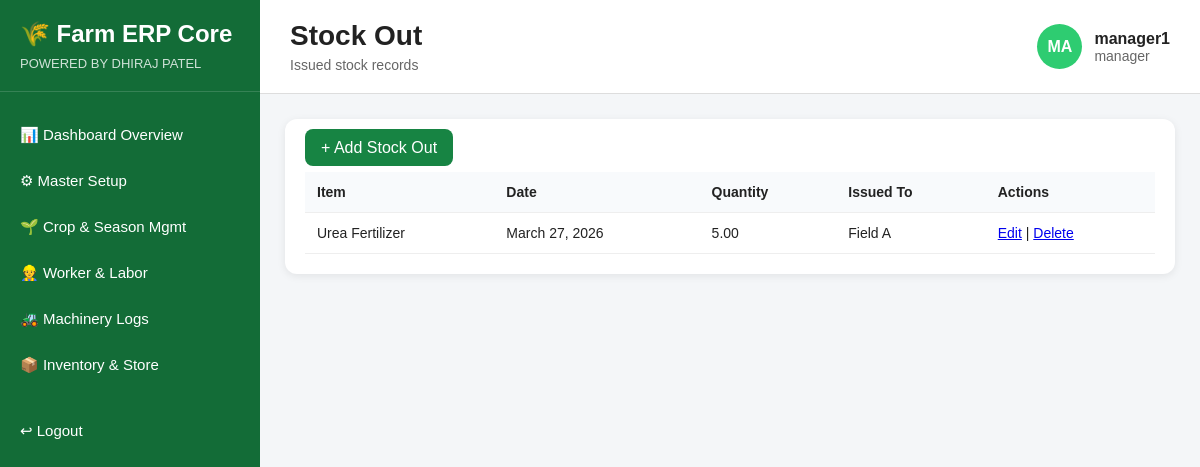
/inventory/stock-out/ (signed in), run on the app's committed database.
### accounts/models.py (models this page shows, shortened)
class User(AbstractUser):
    ROLE_CHOICES = (
        ('admin', 'Admin'),
        ('manager', 'Manager'),
        ('supervisor', 'Supervisor'),
        ('storekeeper', 'Storekeeper'),
        ('accountant', 'Accountant'),
        ('sales', 'Sales'),
        ('field_staff', 'Field Staff'),
    )
    role = models.CharField(max_length=20, choices=ROLE_CHOICES, default='field_staff')
    phone = models.CharField(max_length=15, blank=True, null=True)

### inventory/models.py (models this page shows, shortened)
class StockOut(models.Model):
    item = models.ForeignKey(InventoryItem, on_delete=models.CASCADE)
    date = models.DateField()
    quantity = models.DecimalField(max_digits=10, decimal_places=2)
    issued_to = models.CharField(max_length=100)

class InventoryItem(models.Model):
    name = models.CharField(max_length=100)
    category = models.CharField(max_length=50)
    unit = models.CharField(max_length=20)
    quantity = models.DecimalField(max_digits=10, decimal_places=2)
    minimum_stock = models.DecimalField(max_digits=10, decimal_places=2)

### inventory/views.py (the view)
# urls.py: path('stock-out/', views.stock_out_list, name='stock_out_list'),
@role_required(['admin', 'manager', 'storekeeper'])
def stock_out_list(request):
    records = StockOut.objects.all()
    return render(request, 'inventory/stock_out_list.html', {'records': records})

### templates/inventory/stock_out_list.html (shortened to what this page needs)
{% extends 'base/erp_base.html' %}
{% block page_title %}Stock Out{% endblock %}
{% block page_subtitle %}Issued stock records{% endblock %}
{% block content %}
<div class="section-box">
    <div style="margin-bottom:15px;">
        <a href="{% url 'add_stock_out' %}" style="padding:10px 16px; background:#178443; color:white; text-decoration:none; border-radius:8px;">+ Add Stock Out</a>
    </div>
    <table>
        <tr><th>Item</th><th>Date</th><th>Quantity</th><th>Issued To</th><th>Actions</th></tr>
        {% for record in records %}
        <tr>
            <td>{{ record.item.name }}</td>
            <td>{{ record.date }}</td>
            <td>{{ record.quantity }}</td>
            <td>{{ record.issued_to }}</td>
            <td><a href="{% url 'edit_stock_out' record.id %}">Edit</a> | <a href="{% url 'delete_stock_out' record.id %}">Delete</a></td>
        </tr>
        {% endfor %}
    </table>
</div>
{% endblock %}

### templates/base/erp_base.html (shortened to what this page needs)
{% load static %}
<!DOCTYPE html>
<html lang="en">
<head>
    <link rel="stylesheet" href="{% static 'css/dashboard.css' %}">
</head>
<body>
    <div class="erp-container">
        <aside class="sidebar">
            <div class="sidebar-brand">
                <h2>🌾 Farm ERP Core</h2>
                <p>POWERED BY DHIRAJ PATEL</p>
            </div>
            <nav class="sidebar-menu">
                {% if request.user.role == 'manager' %}
                    <a href="{% url 'manager_dashboard' %}" class="menu-item">📊 Dashboard Overview</a>
                    <a href="{% url 'master_dashboard' %}" class="menu-item">⚙ Master Setup</a>
                    <a href="{% url 'crop_season_dashboard' %}" class="menu-item">🌱 Crop &amp; Season Mgmt</a>
                    <a href="{% url 'labor_dashboard' %}" class="menu-item">👷 Worker &amp; Labor</a>
                    <a href="{% url 'machinery_dashboard' %}" class="menu-item">🚜 Machinery Logs</a>
                    <a href="{% url 'inventory_dashboard' %}" class="menu-item">📦 Inventory &amp; Store</a>
                {% endif %}
                <a href="{% url 'logout' %}" class="menu-item logout-btn">↩ Logout</a>
            </nav>
        </aside>
        <main class="main-content">
            <header class="topbar">
                <div>
                    <h1>{% block page_title %}Dashboard{% endblock %}</h1>
                    <p>{% block page_subtitle %}Farm ERP Overview{% endblock %}</p>
                </div>
                <div class="topbar-user">
                    <div class="user-circle">
                        {{ request.user.username|slice:":2"|upper }}
                    </div>
                    <div>
                        <h4>{{ request.user.username }}</h4>
                        <p>{{ request.user.role }}</p>
                    </div>
                </div>
            </header>
            <section class="content-area">
                {% block content %}{% endblock %}
            </section>
        </main>
    </div>
</body>
</html>

### static/css/dashboard.css (style rules this page uses)
* { margin: 0; padding: 0; box-sizing: border-box; }
body { font-family: Arial, sans-serif; background-color: #f4f6f8; color: #222; }
.erp-container { display: flex; min-height: 100vh; }
.sidebar { width: 260px; background: #136c37; color: white; padding: 20px 0; display: flex; flex-direction: column; }
.sidebar-brand { padding: 0 20px 20px; border-bottom: 1px solid rgba(255,255,255,0.15); }
.sidebar-brand h2 { font-size: 24px; margin-bottom: 8px; }
.sidebar-brand p { font-size: 13px; opacity: 0.8; }
.sidebar-menu { margin-top: 20px; display: flex; flex-direction: column; }
.menu-item { color: white; text-decoration: none; padding: 14px 20px; font-size: 15px; transition: 0.3s; }
.logout-btn { margin-top: 20px; }
.main-content { flex: 1; display: flex; flex-direction: column; }
.topbar { background: white; padding: 20px 30px; display: flex; justify-content: space-between; align-items: center; border-bottom: 1px solid #ddd; }
.topbar h1 { font-size: 28px; margin-bottom: 5px; }
.topbar p { color: #666; font-size: 14px; }
.topbar-user { display: flex; align-items: center; gap: 12px; }
.user-circle { width: 45px; height: 45px; background: #2ecc71; color: white; border-radius: 50%; display: flex; align-items: center; justify-content: center; font-weight: bold; text-transform: uppercase; }
.content-area { padding: 25px; }
.section-box { background: white; border-radius: 12px; padding: 20px; box-shadow: 0 2px 8px rgba(0,0,0,0.08); margin-bottom: 20px; }
table { width: 100%; border-collapse: collapse; }
table th, table td { text-align: left; padding: 12px; border-bottom: 1px solid #eee; font-size: 14px; }
table th { background-color: #f8fafc; font-weight: bold; }

### data on the page
User: user.username "MA", user.username "manager1", user.role "manager"
StockOut: item.name "Urea Fertilizer", date "March 27, 2026", quantity "5.00", issued_to "Field A"
